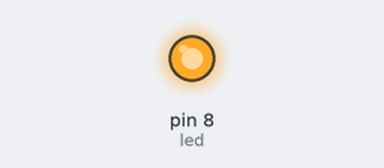
Recording of a sketch running on a simulated Arduino Uno, built with avr-gcc and run on an emulated ATmega328P. Parts: output pins drawn as LEDs (lit = HIGH).

Above: at 0.1 s.
At 12.4 s:
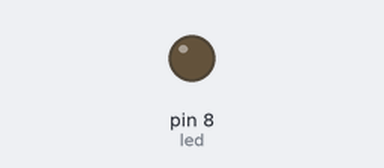
Timing chart, 0 to 13.9 s (numbered marks = the images above):
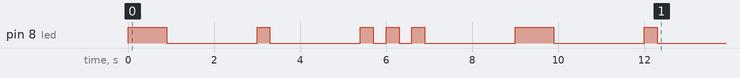

The sketch:

morse.ino
```cpp
#include <string.h>
#include <stdio.h>
#include <stdlib.h>
int led = 8;
int led2 = 8;

void setup() {
  pinMode(led, OUTPUT);
  char *s = morsefy("teste");
   interpret(s);
}
void loop(){


}


char* morsefy(char *s){
  char* f = (char*)malloc(150*sizeof(char));
  for(int i = 0; i < strlen(s); i += 1){
    switch(s[i]){
    case 'a':
      strcat(f,".-");
      break;
    case 'b':
      strcat(f,"-...");
      break;
    case 'c':
      strcat(f,"-.-.");
      break;
    case 'd':
      strcat(f,"-..");
      break;
    case 'e':
      strcat(f,".");
      break;
    case 'f':
      strcat(f,"..-.");
      break;
    case 'g':
      strcat(f,"--.");
      break;
    case 'h':
      strcat(f,"-.-");
      break;
    case 'i':
      strcat(f,"..");
      break;
    case 'j':
      strcat(f,".---");
      break;
    case 'k':
      strcat(f,"-.-");
      break;
    case 'l':
      strcat(f,".-..");
      break;
    case 'm':
      strcat(f,"--");
      break;
    case 'n':
      strcat(f,"-.");
      break;
    case 'o':
      strcat(f,"---");
      break;
    case 'p':
      strcat(f,".--.");
      break;
    case 'q':
      strcat(f,"--.-");
      break;
    case 'r':
      strcat(f,".-.");
      break;
    case 's':
      strcat(f,"...");
      break;
    case 't':
      strcat(f,"-");
      break;
    case 'u':
      strcat(f,"..-");
      break;
    case 'v':
      strcat(f,"...-");
      break;
    case 'w':
      strcat(f,".--");
      break;
    case 'x':
      strcat(f,"-..-");
      break;
    case 'y':
      strcat(f,"-.--");
      break;
    case 'z':
      strcat(f,"--..");
      break;

    }
    strcat(f," ");
  }
  return f;
}
void interpret(char* s){
  int h = 300;
  for(int i = 0; i < strlen(s); i += 1){
    if(s[i] == '.'){
      digitalWrite(led, HIGH);
      delay(h);
    }

    else if(s[i] == '-'){
      digitalWrite(led, HIGH);
      delay(h * 3);
    }

    else
    {
      digitalWrite(led, LOW);
      delay(h * 5);
    }

    digitalWrite(led, LOW);
    delay(h);
  }
}
```
